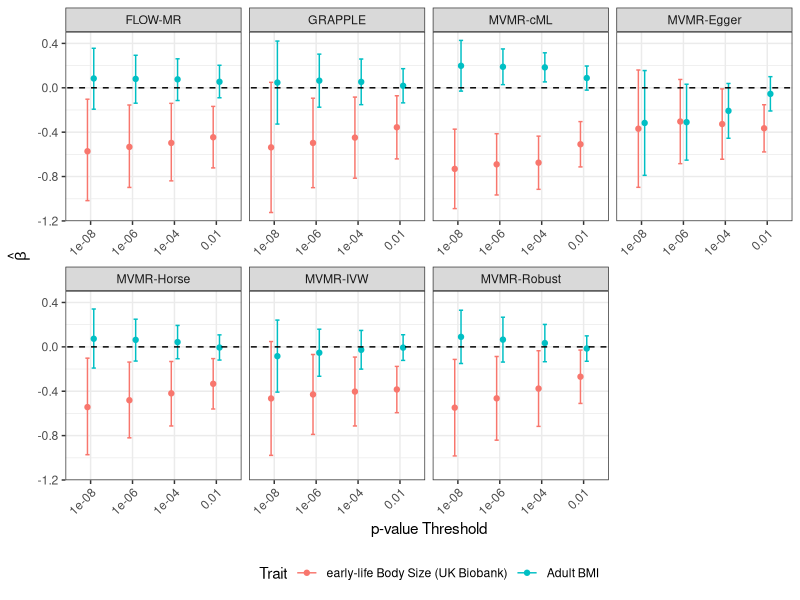
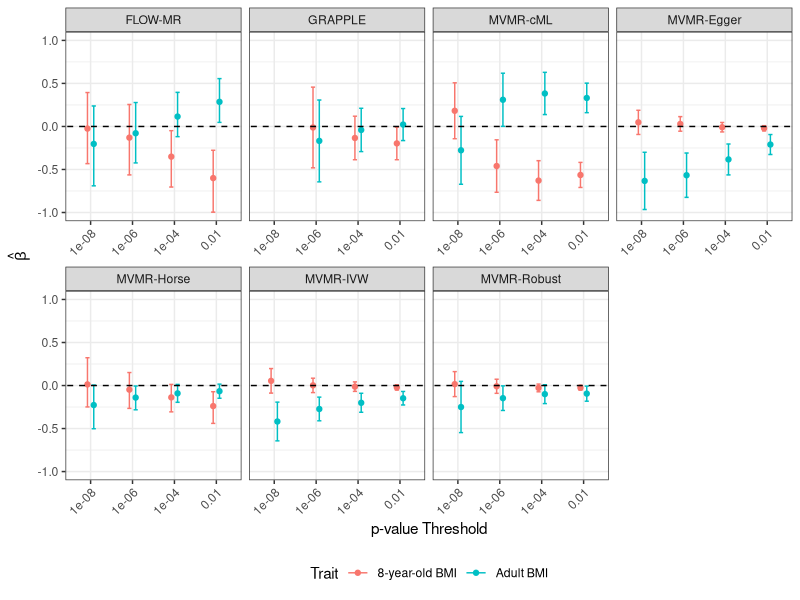

Recreate these plots in R, in order.
library(ggplot2)
library(patchwork)
library(dplyr)
library(ggpubr)

df1 = read.csv("k=3_bodysize_real.csv")
df2 = read.csv("k=3_bmi_real.csv")
 
df1$pval = factor((df1$pval), levels = c(1e-8, 1e-6, 1e-4, 1e-2))
df1$Trait = factor((df1$Trait), levels = c(1, 2))

df2$pval = factor((df2$pval), levels = c(1e-8, 1e-6, 1e-4, 1e-2))
df2$Trait = factor((df2$Trait), levels = c(1, 2))




df1 = df1[df1$Method != "FLOW-MR-indirect", ]
ggplot(df1, aes(x = pval, y = estimate, color = Trait)) +
  geom_point(position = position_dodge(width = 0.3)) +
  geom_errorbar(aes(ymin = `lower`, ymax = `upper`), width = 0.2, position = position_dodge(width = 0.3)) +
  labs(x = "p-value Threshold", y = expression(hat(beta))
  ) +
  theme_bw() +
  facet_wrap(~ Method, nrow = 2, scales = "free_x") + 
  scale_color_manual(values = c("1" = "#F8766D", "2" = "#00BFC4"),
                     labels = c("1" = "early-life Body Size (UK Biobank)", "2" = "Adult BMI")) + 
  geom_abline(intercept = 0, slope = 0, linetype = "dashed") +  theme(legend.position = "bottom") + 
  theme(axis.text.x = element_text(angle = 45, hjust = 1)) 



df2 = df2[df2$Method !="FLOW-MR-indirect", ]
ggplot(df2, aes(x = pval, y = estimate, color = Trait)) +
  geom_point(position = position_dodge(width = 0.3)) +
  geom_errorbar(aes(ymin = `lower`, ymax = `upper`), width = 0.2, position = position_dodge(width = 0.3)) +
  labs(x = "p-value Threshold", y = expression(hat(beta))
  ) +
  theme_bw() +
  facet_wrap(~ Method, nrow = 2, scales = "free_x") + 
  ylim(c(-1, 1)) +   scale_color_manual(values = c("1" = "#F8766D", "2" = "#00BFC4"),
                                        labels = c("1" = "8-year-old BMI", "2" = "Adult BMI"))+ 
  geom_abline(intercept = 0, slope = 0, linetype = "dashed") +  theme(legend.position = "bottom") + 
  theme(axis.text.x = element_text(angle = 45, hjust = 1)) 




